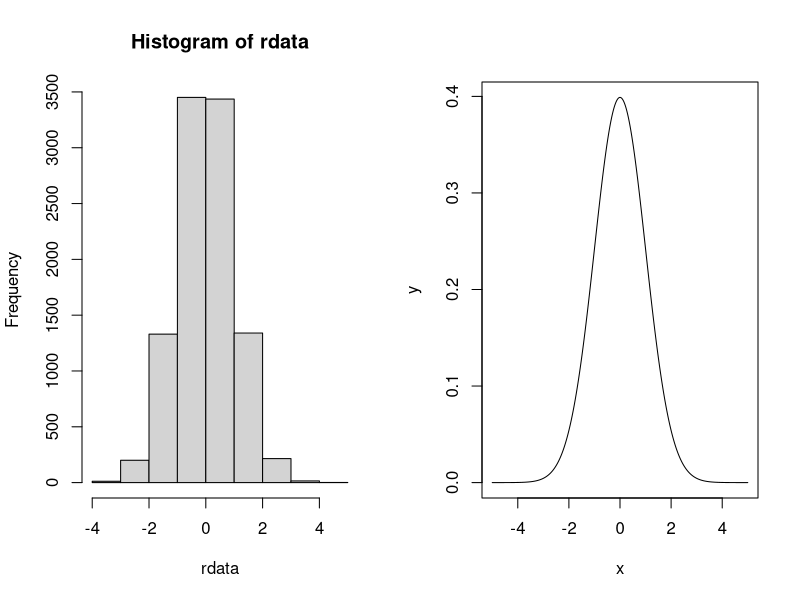
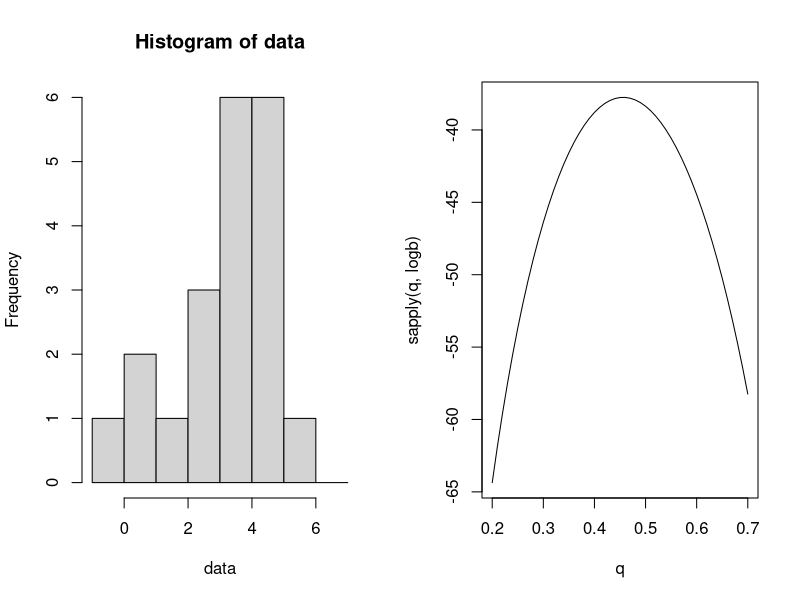
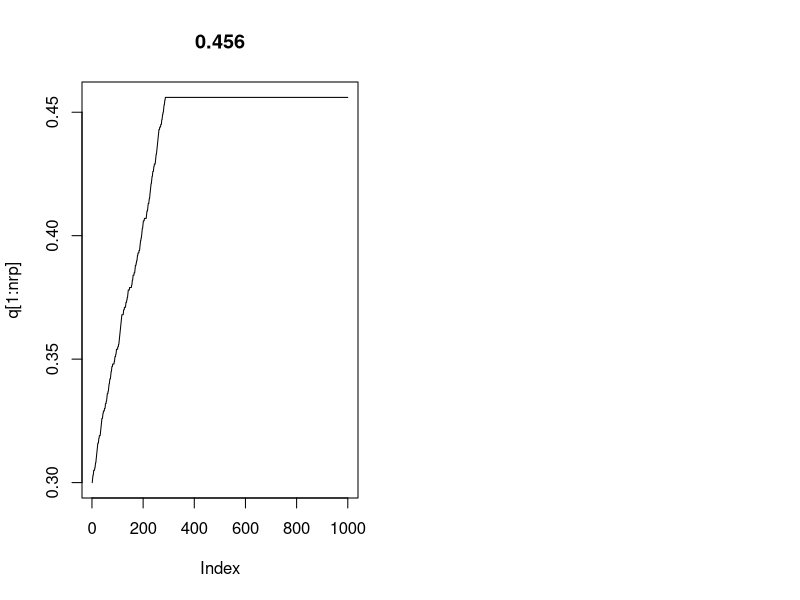
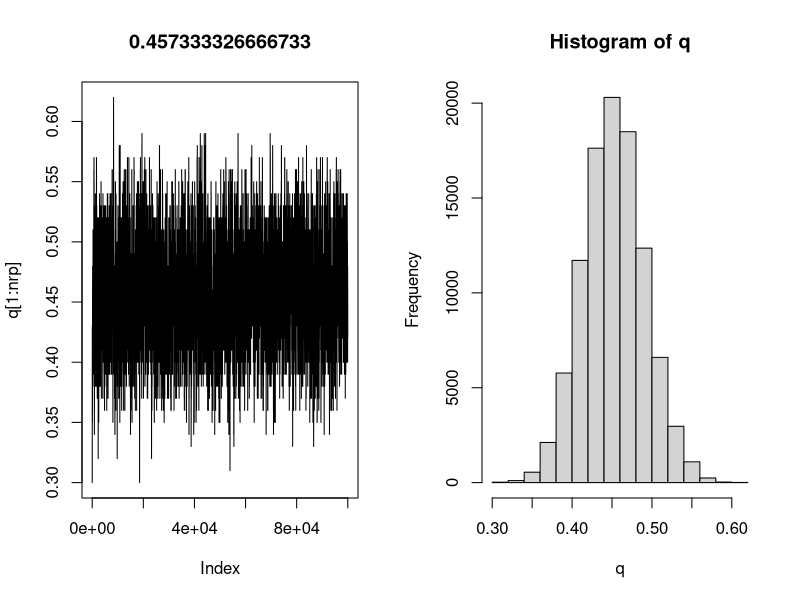

These figures' R source, in order:
## ---- chunk 1
layout(matrix(1:2, ncol=2))
rdata<-rnorm(10000)
hist(rdata, breaks=12)
v<-1
m<-0
x<-seq(-5,5,0.01)
y<-(1/sqrt(2*pi*v))*exp(-(x-m)^2/(2*v))
plot(x,y,type='l')
#curve(dnorm, -4, 4, type="l")    
## ---- chunk 2
layout(matrix(1:2, ncol=2))
data<-c(4,3,4,5,5,2,3,1,4,0,1,5,5,6,5,4,4,5,3,4)
hist(data,breaks=c(-1:7))
logb<-function(x) sum(log(dbinom(data, 8, x)))
q <- seq(0.2, 0.7, 0.01)
plot(q, sapply(q, logb), type='l')
## ---- chunk 3
nrp<-1000
qi<-0.300
n<-8
data<-c(4,3,4,5,5,2,3,1,4,0,1,5,5,6,5,4,4,5,3,4)
logL<-numeric(nrp)
q<-numeric(nrp)
q[1]<-qi
for (rp in 1:nrp){
  lh<-numeric(length(data))
  for (d in 1:length(data)){
    lh[d]<-choose(n,data[d])*q[rp]^data[d]*(1-q[rp])^(n-data[d])
  }
  logL[rp]<-log(prod(lh))
  if (rp>1){
    if (logL[rp]<logL[rp-1]){
      q[rp]<-q[rp-1]
      logL[rp]<-logL[rp-1]
    }
  }
  if (round(runif(1))){
    q[rp+1]<-q[rp]+0.001
  }else{
    q[rp+1]<-q[rp]-0.001
  }
}
plot(q[1:nrp],type='l', main=q[nrp])
## ---- chunk 4
layout(matrix(1:2, ncol=2))
nrp<-100000
qi<-0.30
n<-8
data<-c(4,3,4,5,5,2,3,1,4,0,1,5,5,6,5,4,4,5,3,4)
logL<-numeric(nrp)
q<-numeric(nrp)
q[1]<-qi
lr<-1
for (rp in 1:nrp){
  lh<-numeric(length(data))
  for (d in 1:length(data)){
    lh[d]<-choose(n,data[d])*q[rp]^data[d]*(1-q[rp])^(n-data[d])
  }
  logL[rp]<-log(prod(lh))
  if (rp>1){
    lr<-exp(logL[rp]-logL[rp-1])
    if (runif(1)>lr){
      #print(lr)
      q[rp]<-q[rp-1]
      logL[rp]<-logL[rp-1]
    }
  }
  if (round(runif(1))){
    q[rp+1]<-min(0.99,q[rp]+0.01)
  }else{
    q[rp+1]<-max(0.01,q[rp]-0.01)
  }
}
plot(q[1:nrp],type='l', main=mean(q))
hist(q)
